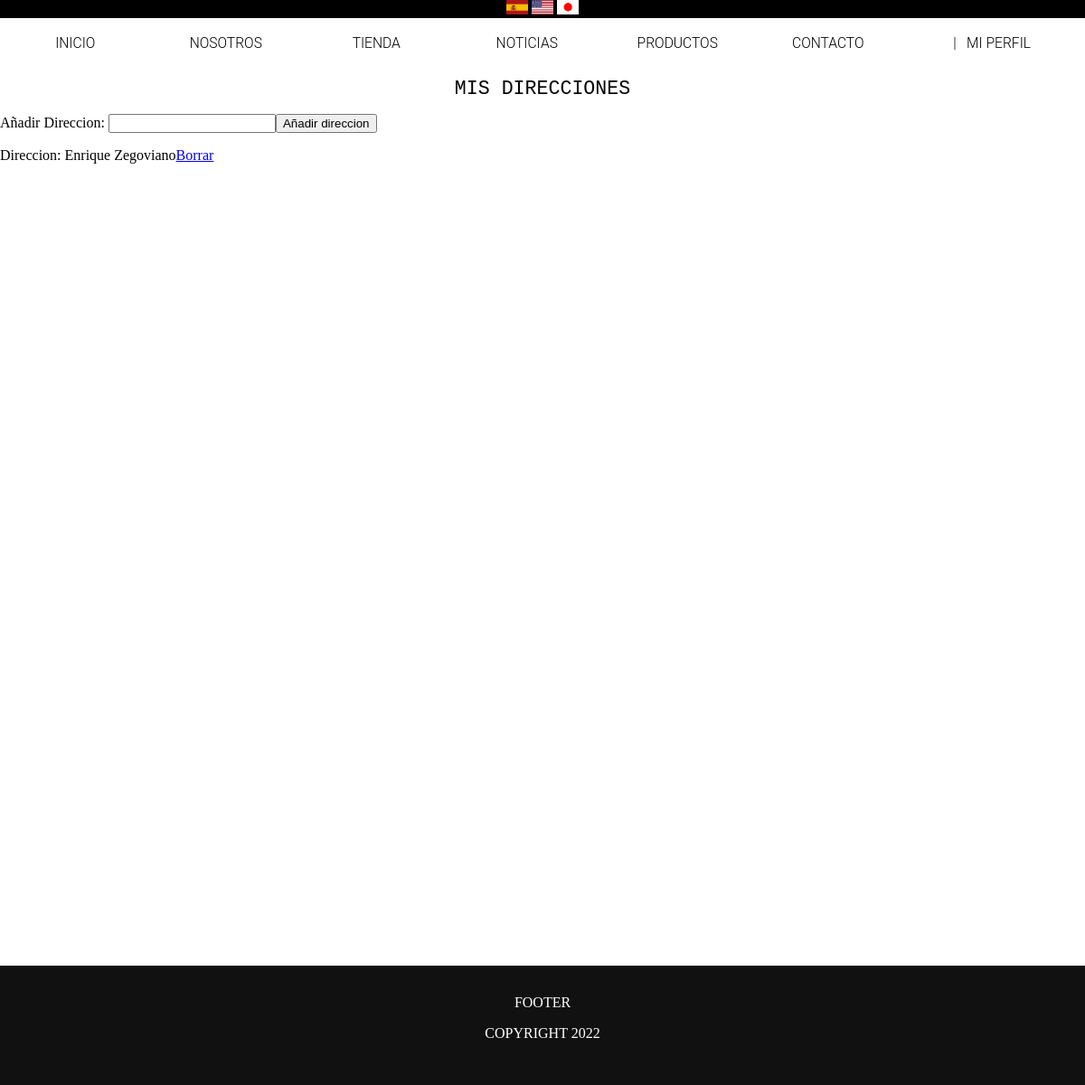
The page /direcciones?uid=15 (signed in) on the database as committed earlier.
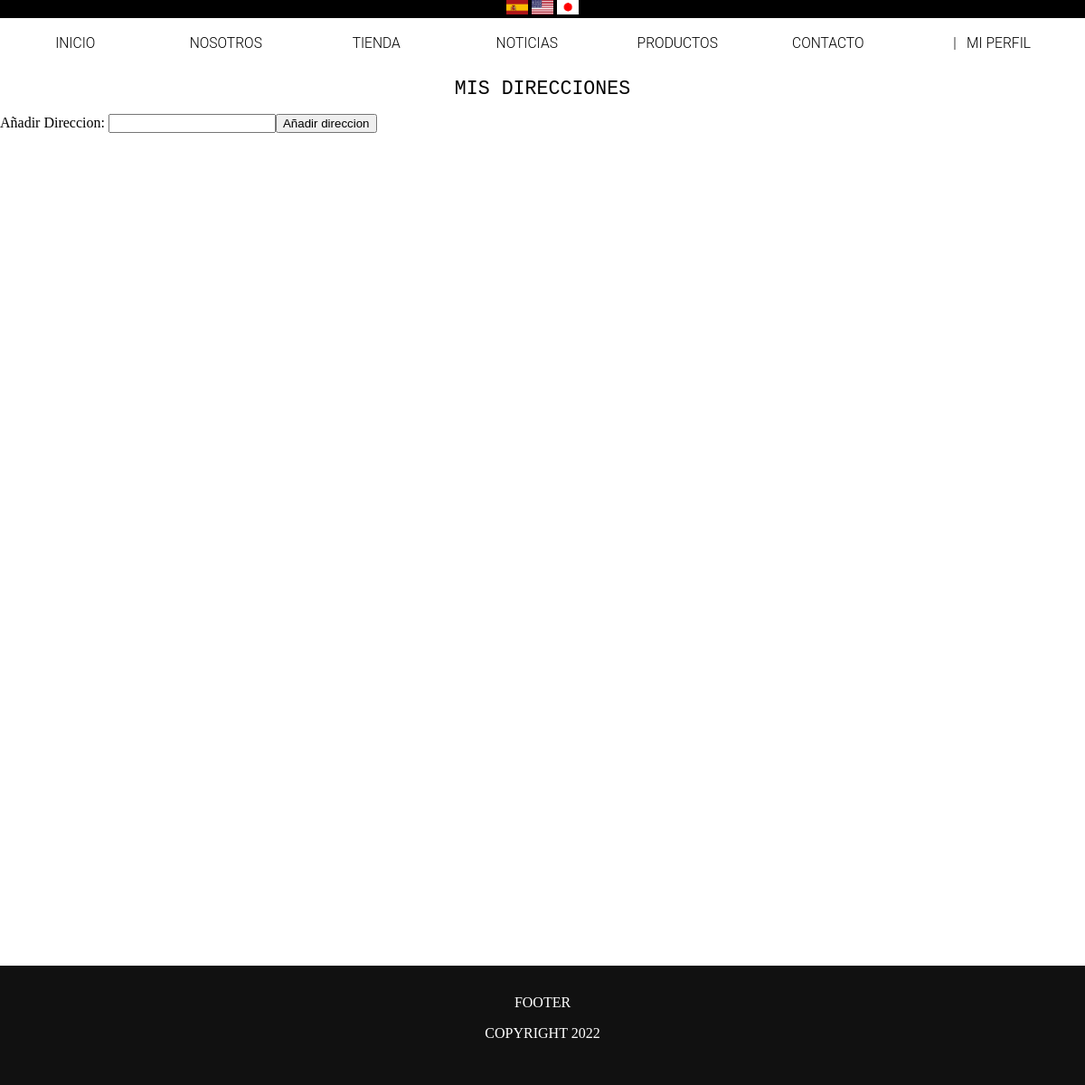
The same page on the database as committed later.
### tables this page shows
CREATE TABLE `USUARIOS_Direcciones` (
  `duid` int(11) NOT NULL,
  `uid` int(11) NOT NULL,
  `direccion` varchar(80) NOT NULL
);

### libs/view.php (called while the page is built, shortened)
<?php
class View
{
    public function render($nombre)
    {
        require 'views/' . $nombre . '.php';
    }
}

### controllers/Direcciones_Controller.php (called while the page is built, shortened)
<?php
class Direcciones_Controller extends controller
{
    public function render()
    {
        $this->view->render('login/direcciones');
    }
}

### index.php (called while the page is built, shortened)
<?php
require 'libs/view.php';
$app = new App();

### views/login/direcciones.php (the view, shortened to what this page needs)
<?php
$existe = False;
require 'libs/connect.php';
if (isset($_SESSION['uid'])) {
    $records = $conn->prepare('SELECT * FROM USUARIOS WHERE uid = :id');
    $records->bindParam(':id', $_SESSION['uid']);
    $records->execute();
    $results = $records->fetch(PDO::FETCH_ASSOC);
    $records = $conn->prepare('SELECT * FROM USUARIOS_Direcciones WHERE uid = :id');
    $records->bindParam(':id', $_SESSION['uid']);
    $records->execute();
    $results = $records->fetchAll(PDO::FETCH_ASSOC);
    $direcciones = null;
    if (count($results) > 0) {
        $direcciones = $results;
        $existe = True;
    }
} else {
    Header('Location: login');
}
?>
<!DOCTYPE html>
<html lang="en">
<head>
    <link rel="stylesheet" href="public/css/login/direcciones.css">
    <link rel="stylesheet" href="public/css/index/headerblack.css">
</head>
<body>
<?php
if (($_GET['uid']) == ($_SESSION['uid'])): ?>
  <?php include "views/index/header.php";?>
  <h1 id="title">MIS DIRECCIONES</h1>
  <form action="" method="post" enctype="multipart/form-data" name="form2" id="form2">
  <p>
    <label for="textfield2" class="campo">
      Añadir Direccion:</label>
      <input type="text" name="direccion" id="textfield" /><input type="submit" name="añadir" value="Añadir direccion" />
    </p>
</form>
    <?php
    if ($existe == true) {
    foreach($direcciones as $row){ ?>
        <p>Direccion: <?php echo $row['direccion'] ?><a href="direcciones?uid=<?php echo $_SESSION['uid'] ?>&borrar=<?php echo $row['duid']; ?>" onclick="return Confirmar (this.form)">Borrar</a>
    <?php }}
    ?>
  <?php else: ?>
  <?php header('Location: ../ecommerce');?>
  <?php endif;?>
  <?php include "views/index/footer.php";?>
</body>
</html>

Rows that differ between the two databases and show on the page:
removed usuarios_direcciones: direccion "Enrique Zegoviano"
